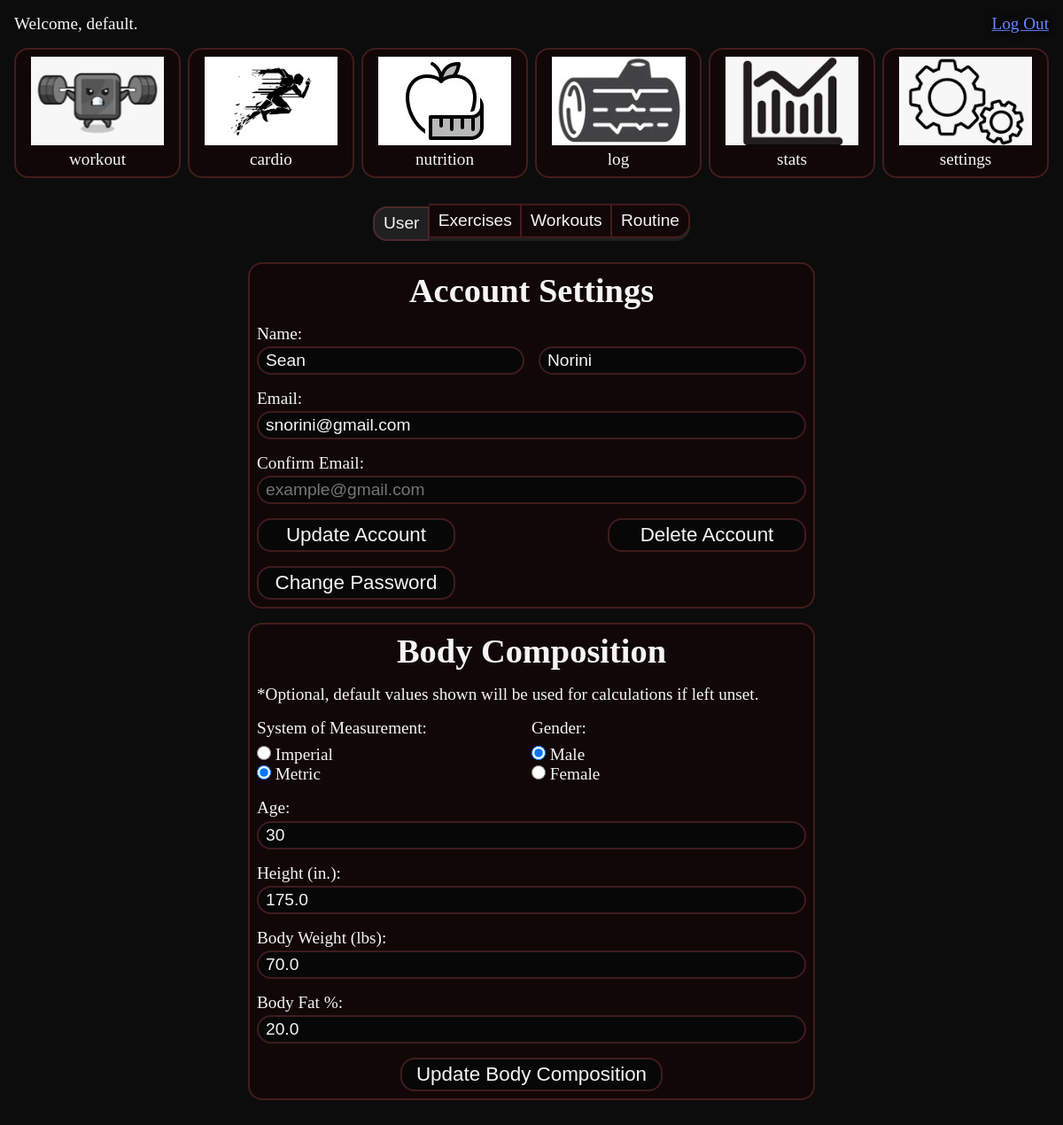
The page /user/settings/ (signed in) on the database as committed earlier.
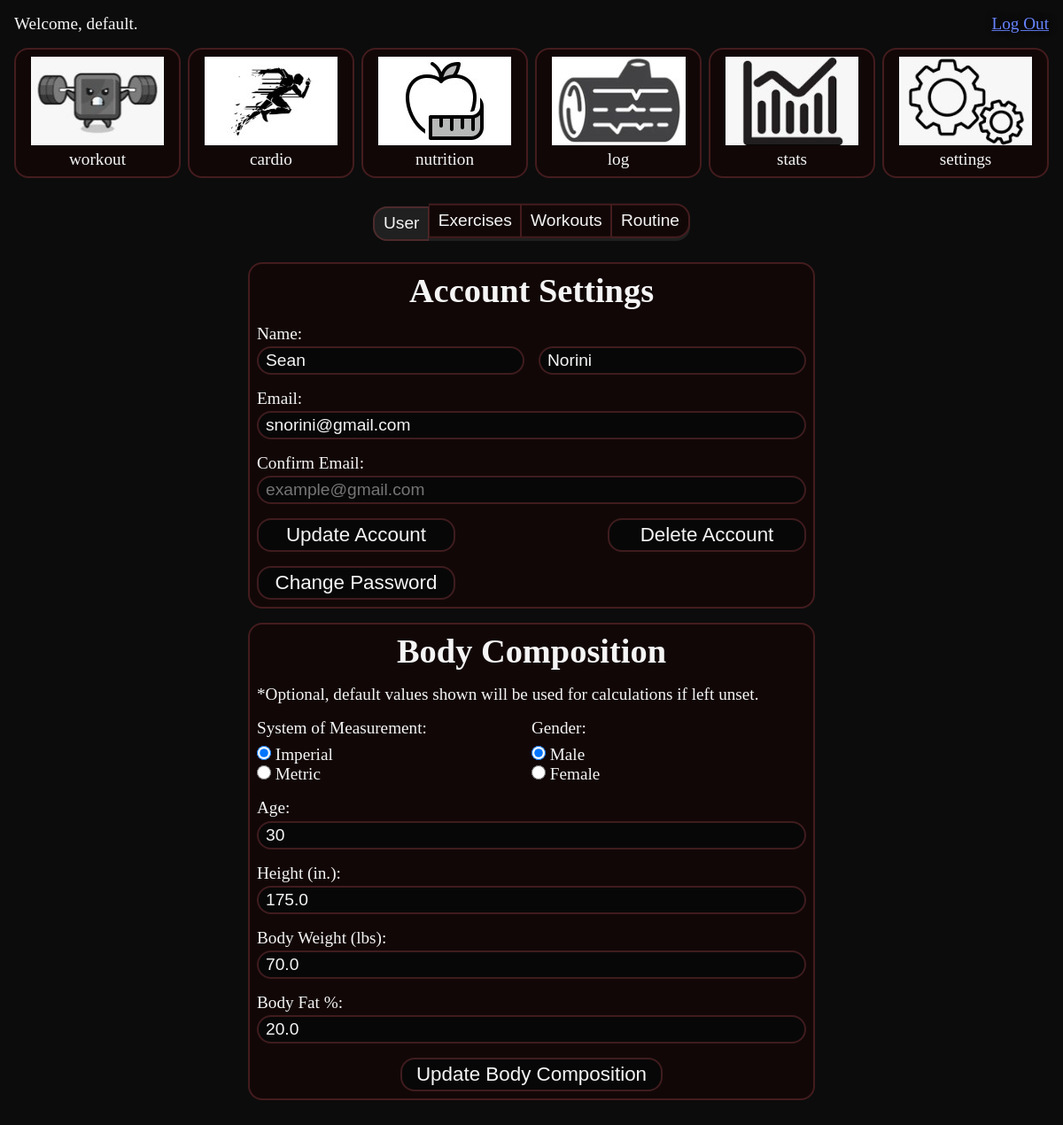
The same page on the database as committed later.
### users/models.py (models this page shows, shortened)
class User(AbstractUser):
    email = models.EmailField(unique=True, max_length=255)
    first_name = models.CharField(
        max_length=30,
        validators=[MinLengthValidator(2), RegexValidator(r"^[a-zA-Z]*$")],
        default="first",
    )
    last_name = models.CharField(
        max_length=30,
        validators=[MinLengthValidator(2), RegexValidator(r"^[a-zA-Z]*$")],
        default="last",
    )
    def distance_unit(self):
        system_of_measurement = (
            UserBodyCompositionSetting.objects.filter(user=self.id)
            .first()
            .system_of_measurement
        )
        if system_of_measurement == "Imperial":
            return "mi"
        else:
            return "km"
    def weight_unit(self):
        system_of_measurement = (
            UserBodyCompositionSetting.objects.filter(user=self.id)
            .first()
            .system_of_measurement
        )
        if system_of_measurement == "Imperial":
            return "Lbs"
        else:
            return "Kg"

class UserBodyCompositionSetting(models.Model):
    GENDER_CHOICES = [
        ("M", "Male"),
        ("F", "Female"),
    ]
    MEASUREMENT_CHOICES = [
        ("Imperial", "Imperial"),
        ("Metric", "Metric"),
    ]
    user = models.ForeignKey(User, on_delete=models.CASCADE)
    system_of_measurement = models.CharField(
        max_length=8, choices=MEASUREMENT_CHOICES, default="Imperial"
    )
    gender = models.CharField(max_length=1, choices=GENDER_CHOICES, default="M")
    height = models.FloatField(
        default=70, validators=[MinValueValidator(20.0), MaxValueValidator(270.0)]
    )
    body_weight = models.FloatField(
        default=160, validators=[MinValueValidator(30.0), MaxValueValidator(1000.0)]
    )
    body_fat = models.FloatField(
        default=20, validators=[MinValueValidator(5.0), MaxValueValidator(60.0)]
    )
    age = models.PositiveIntegerField(
        default=30, validators=[MinValueValidator(1), MaxValueValidator(120)]
    )

### users/views.py (the view)
# urls.py: path("settings/", views.UserSettingsView.as_view(), name="user_settings"),
class UserSettingsView(LoginRequiredMixin, FormView):
    form_class = UpdateAccountForm
    form_class2 = UserBodyCompositionForm
    def get(self, request, *args, **kwargs):
        user_account_form = UpdateAccountForm(instance=self.request.user)
        user_settings_instance = UserBodyCompositionSetting.objects.filter(
            user=self.request.user
        ).first()
        user_body_composition_form = UserBodyCompositionForm(
            instance=user_settings_instance
        )
        if request.headers.get("fetch") == "True":
            return render(
                request,
                "users/settings.html",
                {
                    "form": user_account_form,
                    "form2": user_body_composition_form,
                },
            )
        else:
            modules = ["workout", "cardio", "nutrition", "log", "stats", "settings"]
            return render(
                request,
                "base/index.html",
                {
                    "modules": modules,
                    "form": user_account_form,
                    "form2": user_body_composition_form,
                    "template_content": "users/settings.html",
                },
            )

### users/forms.py (shortened to what this page needs)
class UpdateAccountForm(forms.ModelForm):
    first_name = get_name_field("first")
    last_name = get_name_field("last")
    email = get_email_field()
    confirm_email = get_email_field(
        label_prefix="Confirm ", id_prefix="confirm_", required=False
    )
    class Meta:
        model = User
        fields = ["first_name", "last_name", "email", "confirm_email"]

### templates/base/index.html (shortened to what this page needs)
{% extends "base/base.html" %}
{% load static %}
{% block head %}
  <link rel="stylesheet" href="{% static 'css/index.css' %}">
  <link rel="stylesheet" href="{% static 'css/drag_and_drop.css' %}">
  <link rel="stylesheet" href="{% static 'css/animated_checkbox.css' %}">
{% endblock %}
{% block header %}
{% include "base/header.html" %}
{% endblock %}
{% block content %}
  <div class="row gap-md">
    {% for module in modules %}
      {% include "base/module.html" %}
    {% endfor %}
  </div>
  <div id="content" class="col col-align-center gap-lg m-bottom-10">
    {% if template_content%}
      {% include template_content %}
    {% elif calendar %}
      {{ calendar|safe }}
    {% endif %}
  </div>
{% endblock %}

### templates/base/base.html (shortened to what this page needs)
{% load static %}
<!DOCTYPE html>
<html lang="en">
<body>
<div class="container">
  {% block header %}{% endblock %}
  {% block content %}
  {% endblock %}
</div>
</body>
<head>
  <link href="{% static 'css/styles.css' %}" rel="stylesheet">
  {% block head %} {% endblock %}
</head>
</html>

### templates/base/header.html
<header class="row row-justify-space-between">
  <div id="greeting">
    Welcome, {{ user.username }}.
  </div>
  <div>
    <a id="logout" href="{% url 'logout' %}">Log Out</a>
  </div>
</header>

### templates/base/module.html
{% load static %}
<div class="module col col-3 col-center border bg-primary hover p" id="{{ module }}">
  <div>
    {% with 'img/'|add:module|add:'.jpg' as module_image %}
    <img alt="{{ module }}" src="{% static module_image %}">
    {% endwith %}
  </div>
  <div>
    {{ module }}
  </div>
</div>

### templates/users/settings.html
<div class="btn-group-round">
  <button type="button" class="btn-back active" data-group="1">
    <span class="btn-front" id="user">
      User
    </span>
  </button>
  <button type="button" class="btn-back" value="12" data-group="1">
    <span class="btn-front" id="exercises">
      Exercises
    </span>
  </button>
  <button type="button" class="btn-back" value="12" data-group="1">
    <span class="btn-front" id="workouts">
      Workouts
    </span>
  </button>
  <button type="button" class="btn-back" value="6" data-group="1">
    <span class="btn-front" id="routine">
      Routine
    </span>
  </button>
</div>
{% include "users/settings_form.html" %}

### templates/users/settings_form.html
<div class="col col-lg col-align-center gap-lg p" id="settings">
  <div class="col col-md border bg-primary gap-lg p" id="account-settings">
    {% include "users/account_settings_form.html" %}
  </div>
  <div class="col col-md border bg-primary gap-lg p" id="body-composition-settings">
    {% include "users/body_composition_form.html" %}
  </div>
</div>

### templates/users/account_settings_form.html (shortened to what this page needs)
<form class="col gap-lg" id="account-settings-form" method="POST">
  <h1 class="text-center">Account Settings</h1>
  <div class="row gap-lg" id="name">
    <div id="first_name" class="col gap-sm col-align-start">
      {{ form.first_name.label_tag }}
      {{ form.first_name }}
    </div>
    <div id="last_name" class="col col-justify-end">
      {{ form.last_name }}
    </div>
  </div>
  <div id="email" class="col gap-sm col-align-start">
    {{ form.email.label_tag }}
    {{ form.email }}
  </div>
  <div id="confirm_email" class="col gap-sm col-align-start">
    {{ form.confirm_email.label_tag }}
    {{ form.confirm_email }}
  </div>
  <div class="row row-justify-space-between">
    <div>
      <button class="btn" id="update-settings" type="button">Update Account</button>
    </div>
    <div>
      <button class="btn" id="delete-account" type="button">Delete Account</button>
    </div>
  </div>
  <div class="row row-align-start">
    <button class="btn" id="change-password" type="button">Change Password</button>
  </div>
</form>

### templates/users/body_composition_form.html (shortened to what this page needs)
<form class="col gap-lg" id="body-composition-form" method="POST">
  <h1 class="text-center">Body Composition</h1>
  <div id="optional">*Optional, default values shown will be used for calculations if left unset.</div>
  <div class="row">
    <div class="col gap-md">
      {{ form2.system_of_measurement.label_tag }}
      {{ form2.system_of_measurement }}
    </div>
    <div class="col gap-md" id="gender">
      {{ form2.gender.label_tag }}
      {{ form2.gender }}
    </div>
  </div>
  <div id="age" class="col gap-sm">
    {{ form2.age.label_tag }}
    {{ form2.age }}
  </div>
  <div id="height" class="col gap-sm">
    {{ form2.height.label_tag }}
    {{ form2.height }}
  </div>
  <div id="body-weight" class="col gap-sm">
    {{ form2.body_weight.label_tag }}
    {{ form2.body_weight }}
  </div>
  <div id="body-fat" class="col gap-sm">
    {{ form2.body_fat.label_tag }}
    {{ form2.body_fat }}
  </div>
  <button class="btn" id="update-body-composition" type="button">Update Body Composition</button>
</form>

### static/css/styles.css (style rules this page uses)
:root { --primary-color: #120707; --secondary-color: #080707; --tertiary-color: #202020; --highlight-color: #85383c70; --primary-background: #0c0c0c; --secondary-background: #000000; --blue-background: #1f538d; --primary-font: #f5f5f5; --secondary-font: #8d8d8d; --blue-font: #6884ff; --red-font: #ff004c; --green-font: #28a745; --bold: 700; --font-size-sm: 1rem; --font-size-md: 1.2rem; --hover-border: 2px solid #9bd4e0; --text-shadow: 1px 0 8px rgb(0, 0, 0); --box-shadow: 3px 3px 10px 3px rgba(0, 0, 0, .5); }
*, *::after, *::before { box-sizing: border-box; margin: 0; padding: 0; }
body { margin: 0; background-color: var(--secondary-background); }
.container { display: flex; flex-direction: column; width: 100%; min-width: 320px; min-height: 100vh; gap: 1rem; margin-left: auto; margin-right: auto; color: var(--primary-font); background-color: var(--primary-background); max-width: 1200px; padding: 1rem; font-size: var(--font-size-md); }
.row, .col { display: flex; }
.row-lg, .col-lg { width: 100%; max-width: 50rem; }
.row-md, .col-md { width: 100%; max-width: 40rem; }
.row-justify-space-between, .col-justify-space-between { justify-content: space-between; }
.row-justify-end, .col-justify-end { justify-content: flex-end; }
.row-align-center, .col-align-center { align-items: center; }
.row-align-start, .col-align-start { align-items: flex-start; }
.row-center, .col-center { justify-content: center; align-items: center; }
.col { flex-direction: column; width: 100%; }
.col-3 { min-width: 7rem; max-width: 30%; }
img { max-width: 100%; }
.hover { transition: all 0.3s ease-in; cursor: pointer; }
.border { border: 2px solid var(--highlight-color); border-radius: 1rem; }
.p { padding: 0.5rem; }
.bg-primary { background-color: var(--primary-color); }
.gap-sm { gap: 0.2rem; }
.gap-md { gap: 0.5rem; }
.gap-lg { gap: 1rem; }
.m-bottom-10 { margin-bottom: 10rem; }
.text-center { text-align: center; }
a { cursor: pointer; display: inline-flex; flex-direction: column; text-decoration: underline; color: var(--blue-font); text-align: center; text-shadow: var(--text-shadow); }
a::after { content: attr(data-text)/""; height: 0; visibility: hidden; overflow: hidden; -webkit-user-select: none; -moz-user-select: none; -ms-user-select: none; user-select: none; pointer-events: none; font-weight: var(--bold); }
.btn { padding: 0.25rem 1rem; background-color: var(--secondary-color); color: var(--primary-font); border-radius: 1rem; text-align: center; font-size: 1.4rem; align-self: center; justify-self: center; border: 2px solid var(--highlight-color); min-width: 14rem; }
input { color: var(--primary-font); background-color: var(--secondary-color); border: 2px solid var(--highlight-color); border-radius: 1rem; padding-left: 0.5rem; padding-right: 0.5rem; font-size: 1.2rem; outline: none; }
input:not([type=checkbox], [type=radio]) { height: 2rem; }
input:not([type=checkbox], [type=radio], [type=date]) { width: 100%; }
input[type=radio], input [type=checkbox] { cursor: pointer; width: 1rem; height: 1rem; }
input[type=number] { -moz-appearance: textfield; }

### static/css/button_group.css (style rules this page uses)
.btn-group-round { display: flex; flex-direction: row; justify-content: center; }
.btn-group-round button:first-child span, .btn-group-round button:first-child { border-radius: 1rem 0 0 1rem; }
.btn-group-round button:last-child span, .btn-group-round button:last-child { border-radius: 0 1rem 1rem 0; }
.btn-group-round button { padding: 0; }
.btn-front { display: block; background-color: var(--primary-color); font-size: 1.2rem; transform: translateY(-0.2rem); border-top: 2px solid var(--highlight-color); border-right: 1px solid var(--highlight-color); border-bottom: 2px solid var(--highlight-color); border-left: 1px solid var(--highlight-color); padding: 0.4rem 0.6rem; color: var(--primary-font); }
.btn-back:first-child > span { border-left: 2px solid var(--highlight-color); }
.btn-back:last-child > span { border-right: 2px solid var(--highlight-color); }
.btn-back { border: 0; background-color: var(--tertiary-color); cursor: pointer; }
.btn-back.active .btn-front { transition: all 0.3s ease-in; transform: translateY(0); background-color: var(--tertiary-color); }

Rows that differ between the two databases and show on the page:
changed UserBodyCompositionSetting "☑ Male ☐ Female": system_of_measurement "☐ Imperial ☑ Metric" → "☑ Imperial ☐ Metric"
